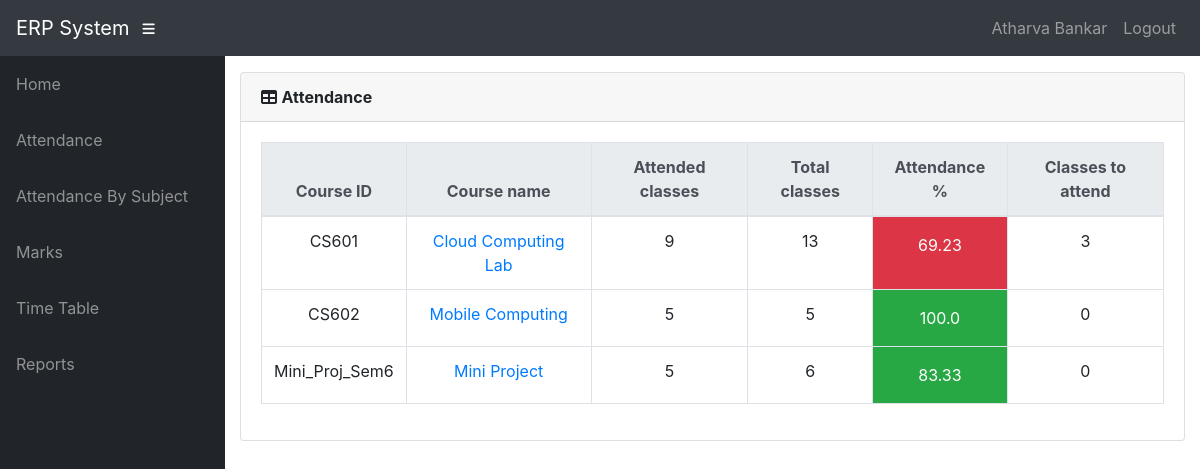
Screenshot of /info/student/tu3f1920001/attendance/ (signed in) with the database file from the repository.
### info/models.py (models this page shows, shortened)
class User(AbstractUser):
    @property
    def is_student(self):
        if hasattr(self, 'student'):
            return True
        return False

class Student(models.Model):
    user = models.OneToOneField(User, on_delete=models.CASCADE, null=True)
    class_id = models.ForeignKey(Class, on_delete=models.CASCADE, default=1)
    USN = models.CharField(primary_key='True', max_length=100)
    name = models.CharField(max_length=200)
    sex = models.CharField(max_length=50, choices=sex_choice, default='Male')
    DOB = models.DateField(default='1998-01-01')
    def __str__(self):
        return self.name

class AttendanceTotal(models.Model):
    course = models.ForeignKey(Course, on_delete=models.CASCADE)
    student = models.ForeignKey(Student, on_delete=models.CASCADE)
    class Meta:
        unique_together = (('student', 'course'),)
    @property
    def att_class(self):
        stud = Student.objects.get(name=self.student)
        cr = Course.objects.get(name=self.course)
        att_class = Attendance.objects.filter(course=cr, student=stud, status='True').count()
        return att_class
    @property
    def total_class(self):
        stud = Student.objects.get(name=self.student)
        cr = Course.objects.get(name=self.course)
        total_class = Attendance.objects.filter(course=cr, student=stud).count()
        return total_class
    @property
    def attendance(self):
        stud = Student.objects.get(name=self.student)
        cr = Course.objects.get(name=self.course)
        total_class = Attendance.objects.filter(course=cr, student=stud).count()
        att_class = Attendance.objects.filter(course=cr, student=stud, status='True').count()
        if total_class == 0:
            attendance = 0
        else:
            attendance = round(att_class / total_class * 100, 2)
        return attendance
    @property
    def classes_to_attend(self):
        stud = Student.objects.get(name=self.student)
        cr = Course.objects.get(name=self.course)
        total_class = Attendance.objects.filter(course=cr, student=stud).count()
        att_class = Attendance.objects.filter(course=cr, student=stud, status='True').count()
        cta = math.ceil((0.75 * total_class - att_class) / 0.25)
        if cta < 0:
            return 0
        return cta

class Course(models.Model):
    dept = models.ForeignKey(Dept, on_delete=models.CASCADE)
    id = models.CharField(primary_key='True', max_length=50)
    name = models.CharField(max_length=50)
    shortname = models.CharField(max_length=50, default='X')
    def __str__(self):
        return self.name

### info/views.py (the view)
# urls.py: path('student/<slug:stud_id>/attendance/', views.attendance, name='attendance'),
@login_required()
def attendance(request, stud_id):
    stud = Student.objects.get(USN=stud_id)
    ass_list = Assign.objects.filter(class_id_id=stud.class_id)
    att_list = []
    for ass in ass_list:
        try:
            a = AttendanceTotal.objects.get(student=stud, course=ass.course)
        except AttendanceTotal.DoesNotExist:
            a = AttendanceTotal(student=stud, course=ass.course)
            a.save()
        att_list.append(a)
    return render(request, 'info/attendance.html', {'att_list': att_list})

### info/templates/info/attendance.html
{% extends 'info/base.html' %}
    {% load static %}
    {% block content %}
                  <div class="card mb-3">
            <div class="card-header">
              <i class="fas fa-table"></i>
            <b>Attendance</b></div>
            <div class="card-body">
              <div class="table-responsive">
                <table class="table table-bordered text-center" id="dataTable" width="100%" cellspacing="0">
                  <thead class="thead-light ">
                    <tr>
                        <th>Course ID</th>
                        <th>Course name</th>
                        <th>Attended classes</th>
                        <th>Total classes</th>
                        <th>Attendance %</th>
                        <th>Classes to attend</th>
                    </tr>
                  </thead>
                  <tbody>
                    {% for a in att_list %}
                    <tr>
                        <td>{{ a.course_id }}</td>
                        <td><a href="{% url 'attendance_detail' a.student.USN a.course.id %}">{{a.course.name}}</a></td>
                        <td>{{ a.att_class }}</td>
                        <td>{{ a.total_class }}</td>
                        {% if a.attendance < 75 %}
                            <td class="p-3 mb-2 bg-danger text-white">{{ a.attendance }}</td>
                        {% else %}
                            <td class="p-3 mb-2 bg-success text-white">{{ a.attendance }}</td>
                        {% endif %}
                        <td>{{ a.classes_to_attend }}</td>
                    </tr>
                    {% empty %}
                            <p>student has no courses</p>
                    {% endfor %}
                  </tbody>
                </table>
              </div>
            </div>
          </div>
    {% endblock %}

### info/templates/info/base.html (shortened to what this page needs)
<!DOCTYPE html>
<html lang="en">
  <head>
    {% load static %}
    <link
      href="{% static '/info/bootstrap/vendor/bootstrap/css/bootstrap.min.css' %}"
      rel="stylesheet"
    />
    <link
      href="{% static '/info/bootstrap/vendor/fontawesome-free/css/all.min.css' %}"
      rel="stylesheet"
      type="text/css"
    />
    <link
      href="{% static '/info/bootstrap/vendor/datatables/dataTables.bootstrap4.css' %}"
      rel="stylesheet"
    />
    <link
      href="{% static '/info/bootstrap/css/sb-admin.css' %}"
      rel="stylesheet"
    />
  </head>
  <body id="page-top">
    <nav class="navbar navbar-expand navbar-dark bg-dark static-top">
      <a class="navbar-brand mr-1" href="{% url 'index' %}"
        >ERP System</a
      >
      <button
        class="btn btn-link btn-sm text-white order-1 order-sm-0"
        id="sidebarToggle"
        href="#"
      >
        <i class="fas fa-bars"></i>
      </button>
      <div class="collapse navbar-collapse" id="navbarResponsive">
        <ul class="navbar-nav ml-auto">
          <li class="nav-item">
            {% if request.user.is_student %}
            <a class="nav-link text-capitalize"
              >{{ request.user.student.name }}</a
            >
            {% elif request.user.is_teacher %}
            <a class="nav-link text-capitalize"
              >{{ request.user.teacher.name }}</a
            >
            {% endif %}
          </li>
          <li class="nav-item">
            <a
              class="nav-link"
              href="#"
              data-toggle="modal"
              data-target="#logoutModal"
              >Logout</a
            >
          </li>
        </ul>
      </div>
    </nav>
    <div id="wrapper">
      <ul class="sidebar navbar-nav">
        <li class="nav-item">
          <a class="nav-link" href="{% url 'index' %}">
            <span>Home</span>
          </a>
        </li>
        {% if request.user.is_student %}
        <li class="nav-item">
          <a
            class="nav-link"
            href="{% url 'attendance' request.user.student.USN %}"
          >
            <span>Attendance</span>
          </a>
        </li>
        <li class="nav-item">
          <a
            class="nav-link"
            href="{% url 'attendance' request.user.student.USN %}"
          >
            <span>Attendance By Subject</span>
          </a>
        </li>
        <li class="nav-item">
          <a
            class="nav-link"
            href="{% url 'marks_list' request.user.student.USN %}"
          >
            <span>Marks</span>
          </a>
        </li>
        <li class="nav-item">
          <a
            class="nav-link"
            href="{% url 'timetable' request.user.student.class_id_id %}"
          >
            <span>Time Table</span>
          </a>
        </li>
        <li class="nav-item">
          <a class="nav-link" href="#">
            <span>Reports</span>
          </a>
        </li>
        {% endif %}
      </ul>
      <div id="content-wrapper">
        <div class="container-fluid">
            {% block content %}
            {% endblock %}
        </div>
      </div>
    </div>
  </body>
</html>

### rows the page displays
User: user.student.name "Atharva Bankar"
AttendanceTotal: course_id "CS601", course.name "Cloud Computing Lab", att_class "9", total_class "13", attendance "69.23", classes_to_attend "3"
AttendanceTotal: course_id "CS602", course.name "Mobile Computing", att_class "5", total_class "5", attendance "100.0", classes_to_attend "0"
AttendanceTotal: course_id "Mini_Proj_Sem6", course.name "Mini Project", att_class "5", total_class "6", attendance "83.33", classes_to_attend "0"
